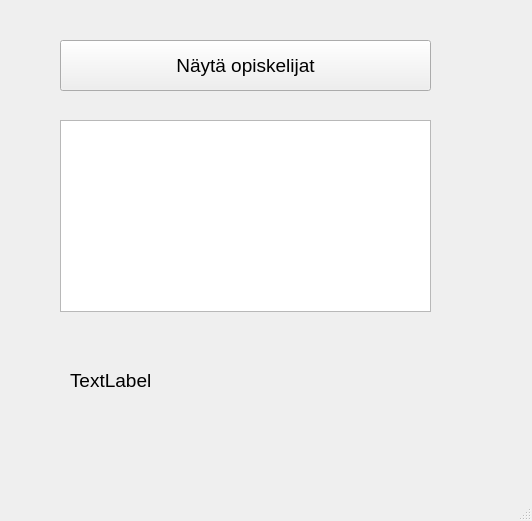
<?xml version="1.0" encoding="UTF-8"?>
<ui version="4.0">
 <class>MainWindow</class>
 <widget class="QMainWindow" name="MainWindow">
  <property name="geometry">
   <rect>
    <x>0</x>
    <y>0</y>
    <width>532</width>
    <height>521</height>
   </rect>
  </property>
  <property name="windowTitle">
   <string>MainWindow</string>
  </property>
  <widget class="QWidget" name="centralwidget">
   <widget class="QPushButton" name="btnShow">
    <property name="geometry">
     <rect>
      <x>60</x>
      <y>40</y>
      <width>371</width>
      <height>51</height>
     </rect>
    </property>
    <property name="font">
     <font>
      <pointsize>14</pointsize>
     </font>
    </property>
    <property name="text">
     <string>Näytä opiskelijat</string>
    </property>
   </widget>
   <widget class="QTableView" name="tableStudents">
    <property name="geometry">
     <rect>
      <x>60</x>
      <y>120</y>
      <width>371</width>
      <height>192</height>
     </rect>
    </property>
    <property name="font">
     <font>
      <pointsize>14</pointsize>
     </font>
    </property>
    <property name="selectionMode">
     <enum>QAbstractItemView::SingleSelection</enum>
    </property>
   </widget>
   <widget class="QLabel" name="labelResult">
    <property name="geometry">
     <rect>
      <x>70</x>
      <y>360</y>
      <width>361</width>
      <height>41</height>
     </rect>
    </property>
    <property name="font">
     <font>
      <pointsize>14</pointsize>
     </font>
    </property>
    <property name="text">
     <string>TextLabel</string>
    </property>
   </widget>
  </widget>
  <widget class="QMenuBar" name="menubar">
   <property name="geometry">
    <rect>
     <x>0</x>
     <y>0</y>
     <width>532</width>
     <height>22</height>
    </rect>
   </property>
  </widget>
  <widget class="QStatusBar" name="statusbar"/>
 </widget>
 <resources/>
 <connections/>
</ui>
